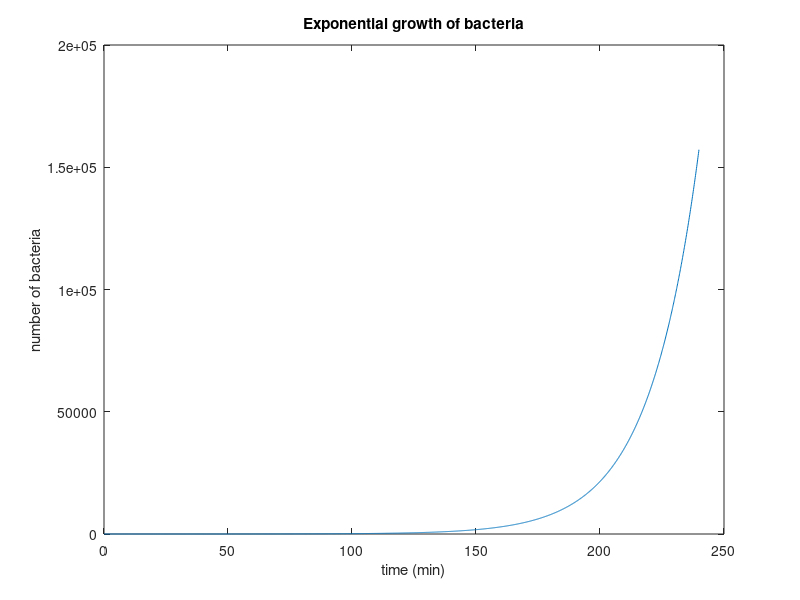
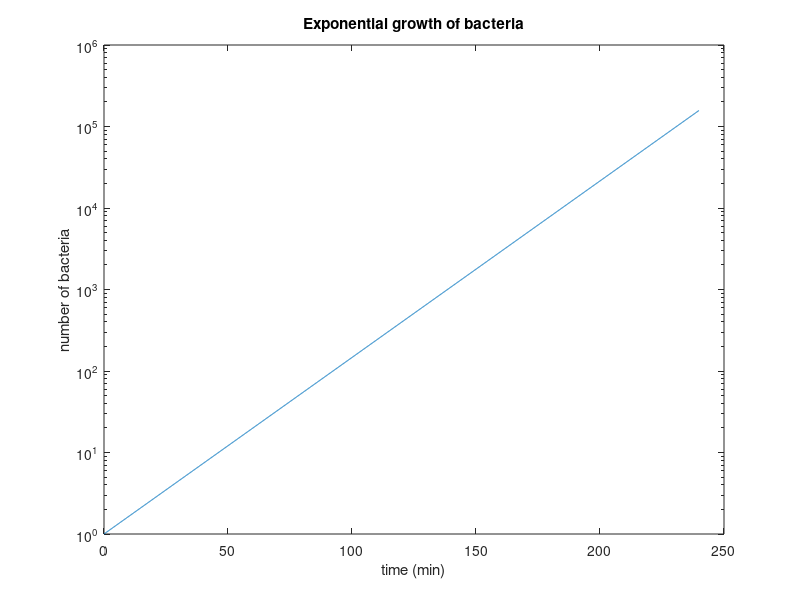

The MATLAB script that drew these images, in order:
%Simulate bacterial growth

%Model parameters:

k = 1/20;              %doubling rate in 1/min. 

%Simulation parameter:

dt = .1; %min
t_sim = 60*4;
t_steps = t_sim / dt;

%Initial condition. Define a vector where we will store the number at each
%time point. 

N = [];
N(1) = 1;


for i = 2:t_steps
    N(i) = N(i-1) + N(i-1)*k*dt;
end

N(end)

times = 0:dt:t_sim-dt;

plot(times, N)
xlabel('time (min)');
ylabel('number of bacteria');
title('Exponential growth of bacteria')

figure
semilogy(times,N)
xlabel('time (min)');
ylabel('number of bacteria');
title('Exponential growth of bacteria')





